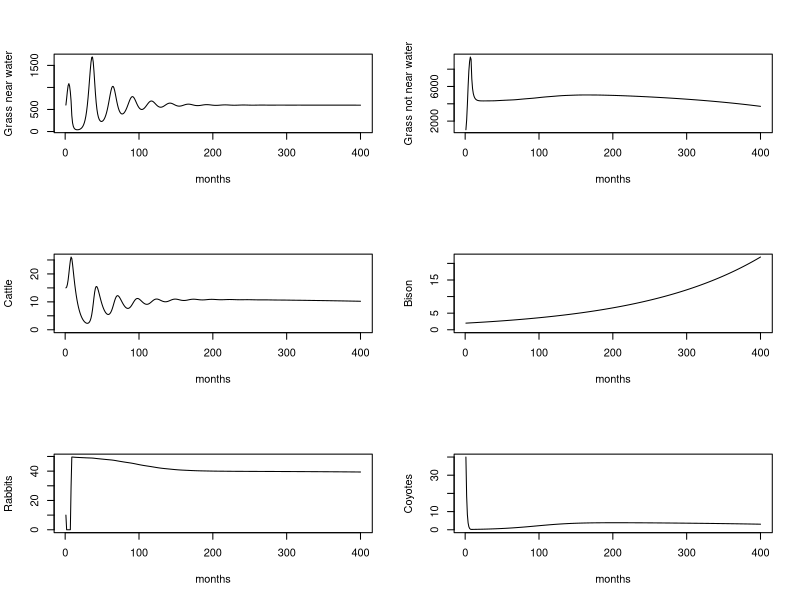

This chart was generated by the following R code:
library(deSolve)

# Variable Definitions

# Grass / Plants
# Gw0 = initial grass density of area near water
# Gd0 = initial grass density of area not near water
# w2t = proportion of range that is near water
# rG = intrinsic growth rate of grasses, assume the same in both habitats
# kG = carrying density of grasses

# Cattle
# C0 = initial density of cattle within entire space
# aC = grass consumption by cattle per capita per timestep
# eC = cattle biomass conversion efficiency
# dhC = rate of cattle harvest by humans

# Bison
# B0 = initial densiry of bison within entire space
# rb = bison intrinsic growth rate = .22 / year = .018 / month
# dhB = rate of bison culling by humans
# tB = proportion of time bison spend in range areas near water

# Jackrabbits
# R0 = initial density of rabbits within enter space
# aR = grass consumption by rabbits per capita per timestep
# eR = rabbit biomass conversion efficiency
# dnR = intrinsic rabbit death rate

# Coyote
# K0 = initial density of coyote within entire space
# aK = asymtotic consumption of rabbits by coyote
# bK = density at half maximum of coyote consumption
# eK = coyote biomass conversion efficiency
# dnK = coyote death rate imposed by humans

model = function(t, y, parms) {
  
  Gw = y[1]
  Gd = y[2]
  C = y[3]
  B = y[4]
  R = y[5]
  K = y[6]
  
  with(as.list(params), {
    
    GwT = Gw * w2t # Density of grasses near water scaled to total area
    GdT = Gd * ( 1 - w2t ) # Density of grasses not near water scaled to total area
    
    dGw = Gw * ( rG * ( 1 - Gw / kG )  -  aC * C / w2t  -  tB * aB * B  -  aR * R )
    
    dGd = Gd * ( rG * ( 1 - Gd / kG ) -  (1 - tB) * aB * B - aR * R )
    
    dC  = eC * aC * C * GwT - dhC * C
    
    dB  = rB * B - dhB * B
    
    dR  = eR * aR * ( GwT + GdT ) * R * (1 - R / kR) - ( (aK * R) / (bK + R) ) * K 
    
    dK  = eK * ( (aK * R) / (bK + R) ) * K  - dnK * K
    
    # [ (1 - tB) * Gd + tB * Gw ] 
    differentials = c(dGw, dGd, dC, dB, dR, dK)
    list(differentials)
  
  })
}

params = c(
        rG = .9, 
        w2t = .25,
        aC = .01,  # from stocking rates whitepapers?
        eC = .1,
        dhC = .15,
        kG = 10000,
        aB = .01,  # unused
        eB = .1,   # unused
        rB = .018,  # intrinsic growth rate
        dhB = .012, # culling rate, allowing some growth
        tB = .2,  # this came from that paper
        eR = .1,
        aR = .01,
        kR = 50,
        aK = 10,
        bK = 10,
        eK = .1,
        dnK = .8
        )

Gw0 = 600
Gd0 = 1000
C0 = 15
B0 = 2
R0 = 10
K0 = 40
  
state = c(
          Gw0,
          Gd0,
          C0,
          B0,
          R0,
          K0
        )


t = 1:400  # months ??

out = ode(y = state, times = t, func = model, parms = params)

par(mfrow=c(3,2))
matplot(t, out[,2], type = "l", ylab = "Grass near water", xlab = 'months')
matplot(t, out[,3], type = "l", ylab = "Grass not near water", xlab = 'months')
matplot(t, out[,4], type = "l", ylab = "Cattle", xlab = 'months', ylim=c(0, max(out[,4])))
matplot(t, out[,5], type = "l", ylab = "Bison", xlab = 'months', ylim=c(0, max(out[,5])))
matplot(t, out[,6], type = "l", ylab = "Rabbits", xlab = 'months', ylim=c(0, max(out[,6])))
matplot(t, out[,7], type = "l", ylab = "Coyotes", xlab = 'months', ylim=c(0, max(out[,7])))
par(mfrow=c(1,1))
